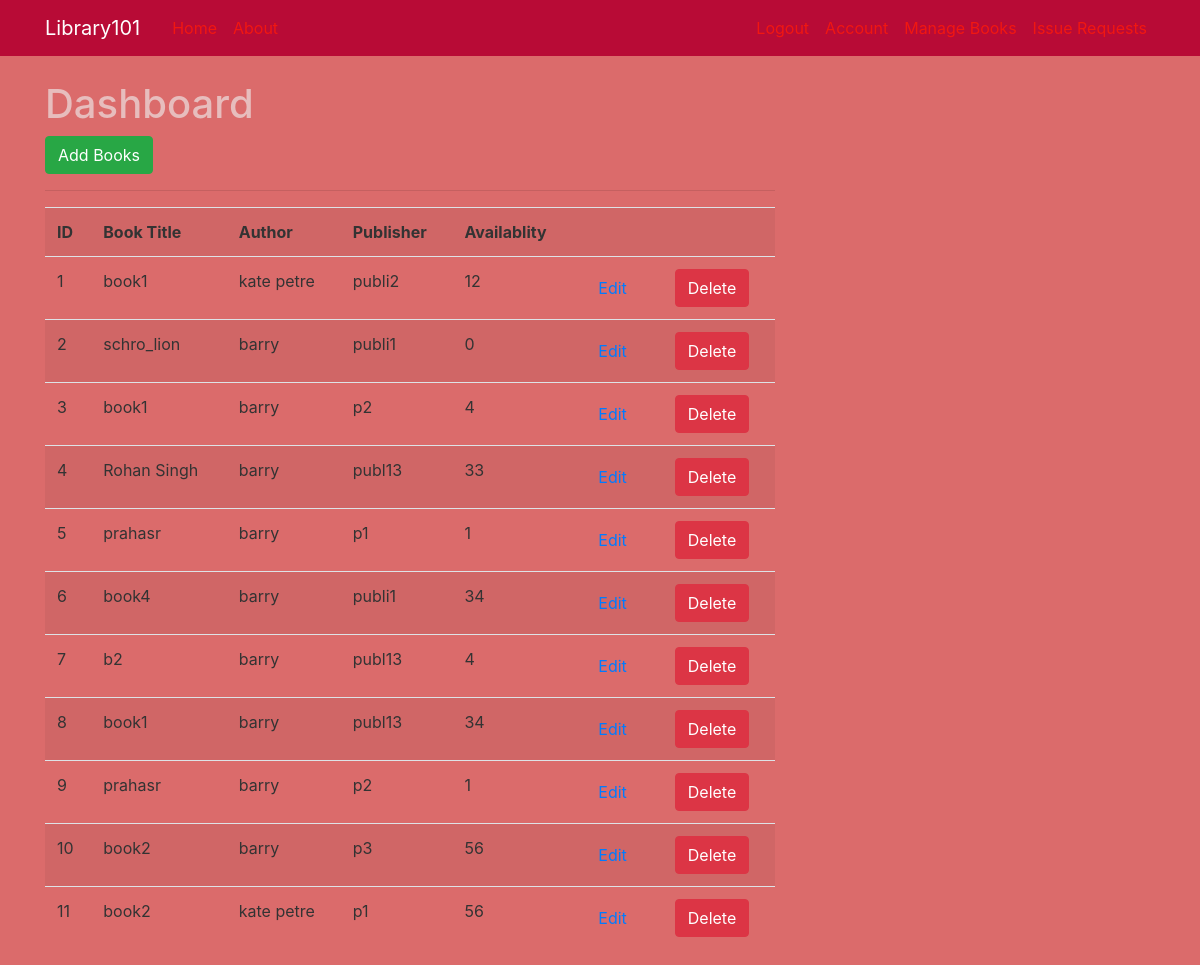
The app's page /manage_book (signed in), older data.
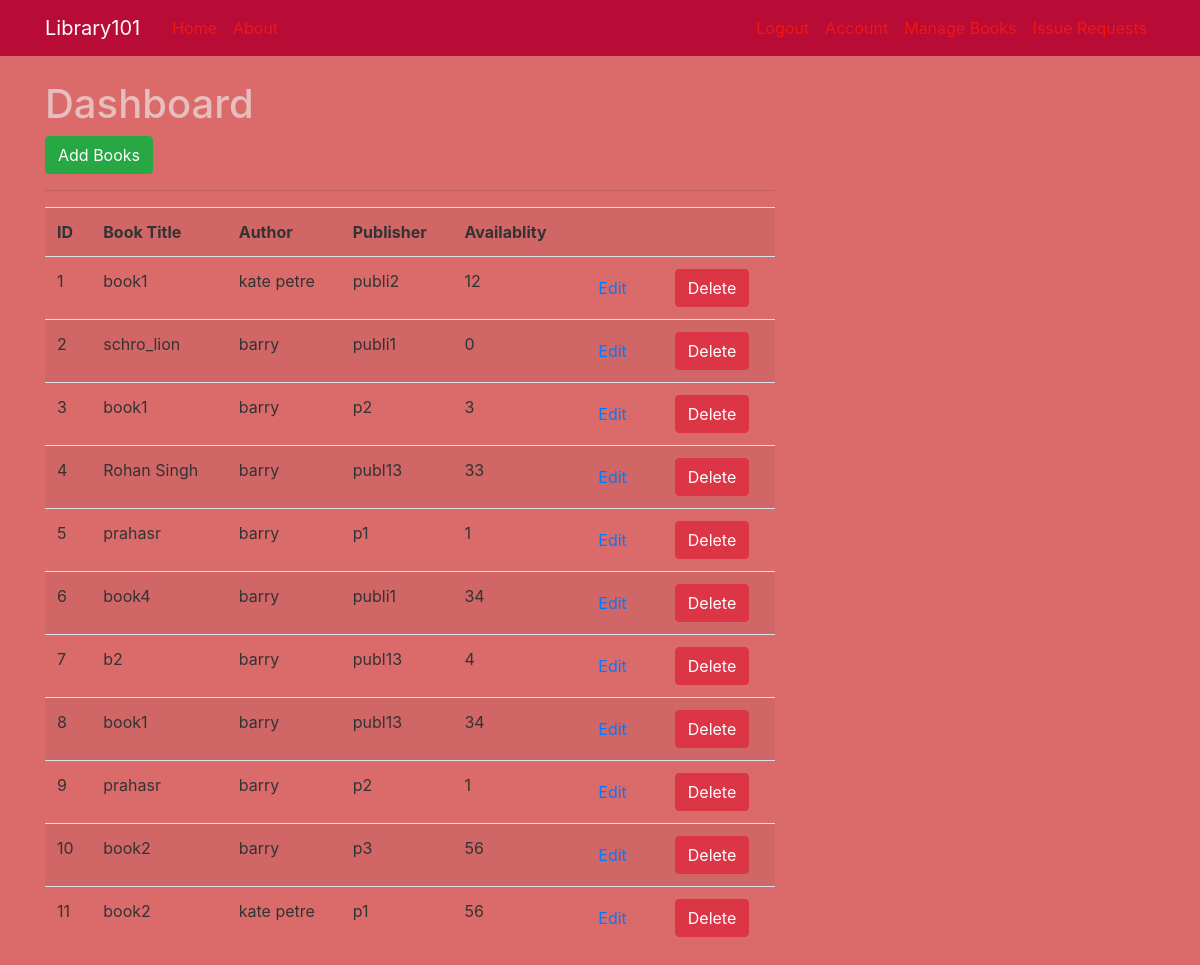
The same page, newer data.
### web_App/models.py (models this page shows, shortened)
class Book(db.Model):
    id = db.Column(db.Integer, primary_key=True)
    title = db.Column(db.String(100), nullable=False)
    genre = db.Column(db.String(40))
    writer = db.Column(db.String(20), nullable=False)
    publisher=db.Column(db.String(20), nullable=False)#db.Column(db.DateTime, nullable=False, default=datetime.utcnow)
    summary = db.Column(db.String(200), nullable=False)#db.Column(db.Text, nullable=False)
    availability=db.Column(db.Integer, nullable=False, default=0)
    img_file = db.Column(db.String(20), nullable=False, default='default1.jpeg')
    rating = db.Column(db.Integer ,nullable=False, default=0)
    posts = db.relationship('Post', backref='owner', lazy=True)
    issued = db.relationship('Irequest', backref='issued', lazy=True)

### web_App/route.py (the view)
@app.route("/manage_book",methods=['GET', 'POST'])
@login_required
def manage_book():
    if(current_user.token):
        books=Book.query.all()
        return render_template('manage1.html', title='Manage Books', books=books)
    else:
        flash(f'You must be a Librarian to access this feature!', 'danger')
        return redirect(url_for('home'))

### web_App/models.py (called while the page is built)
@login_manager.user_loader
def load_user(user_id):
    if User.query.get(int(user_id)):
        return User.query.get(int(user_id))
    elif Librarian.query.get(int(user_id)):
        return Librarian.query.get(int(user_id))

### web_App/templates/manage1.html (shortened to what this page needs)
{% extends "layout.html" %}
{% block content %}
  <h1>Dashboard </h1>
  <a class="btn btn-success" href="{{url_for('add_book')}}"> Add Books</a>
  <hr>
  <table class="table table-striped">
    <tr>
      <th>ID</th>
      <th>Book Title</th>
      <th>Author</th>
      <th>Publisher</th>
      <th>Availablity</th>
      <th></th>
      <th></th>
    </tr>
    {% for book in books %}
      <tr>
        <td>{{book.id}}</td>
        <td>{{book.title}}</td>
        <td>{{book.writer}}</td>
        <td>{{book.publisher}}</td>
        <td>{{book.availability}}</td>
        <td><a href="{{ url_for('edit_book', book_id=book.id)}}" class="btn btn-default pull-right">Edit</a></td>
        <td>
          <form action="{{url_for('delete_book', book_id=book.id)}}" method="post">
            <input type="submit" value="Delete" class="btn btn-danger">
          </form>
        </td>
      </tr>
    {% endfor %}
  </table>
{% endblock %}

Row changes from the older to the newer data that the page shows:
changed Book id 3: availability "4" → "3"
